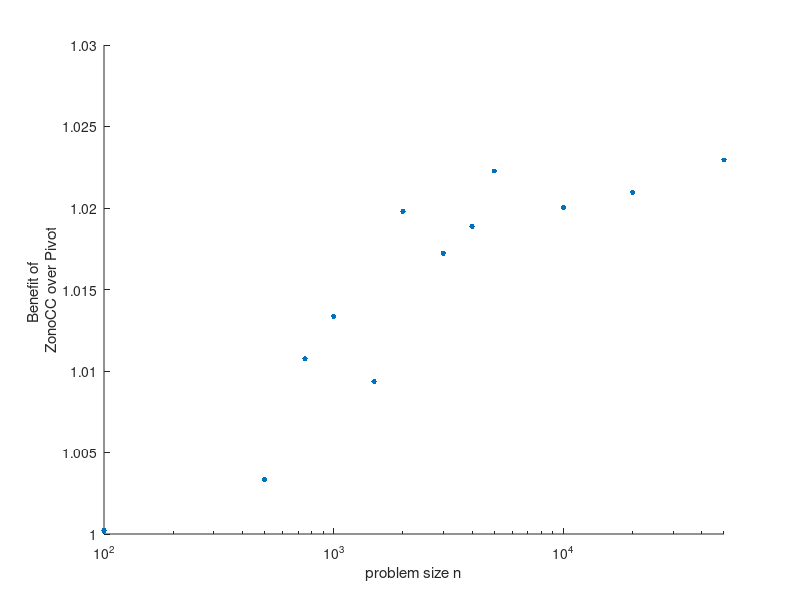
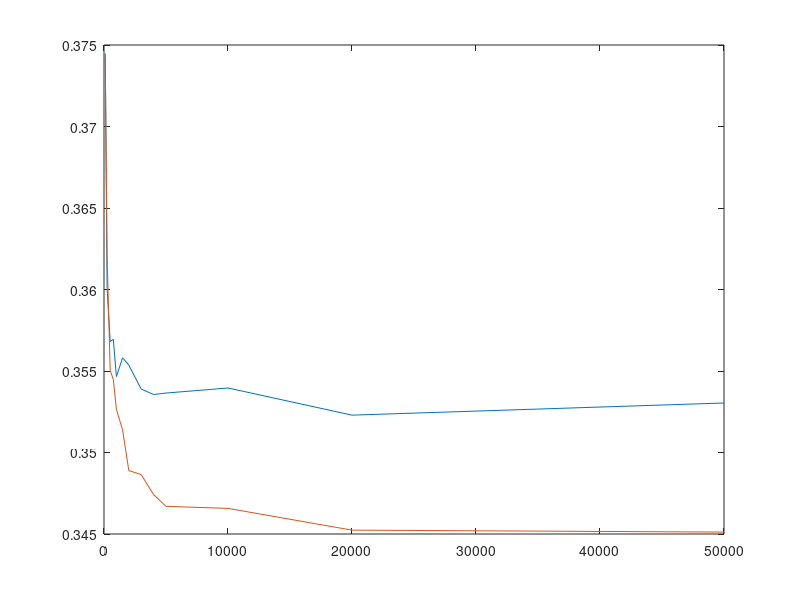
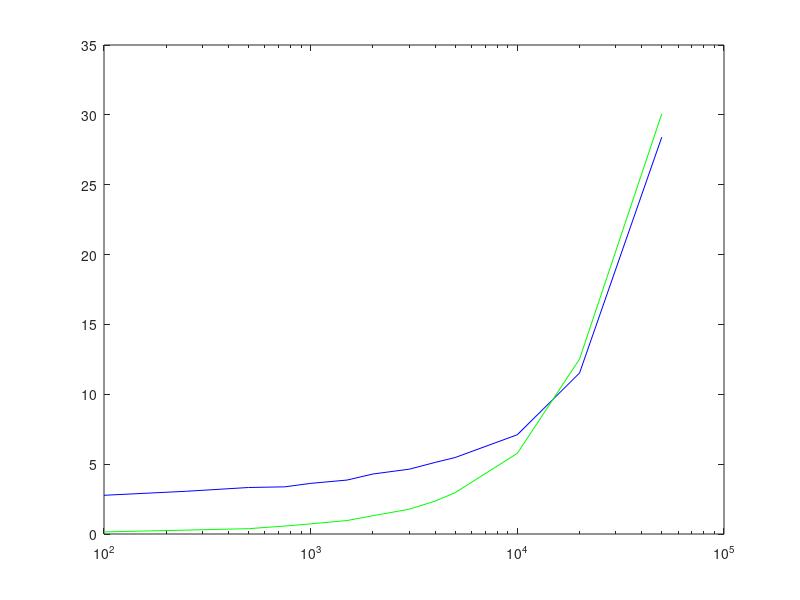

The MATLAB source for these figures, in order: (Note: this script raises an error after producing the figures.)
%% More ZonoVsPivot 
% These are results from running SyntheticZonoVsPivot.m

tPiv = [

    2.8956    2.7709    2.7563
    3.0582    3.0734    3.0200
    3.3609    3.3279    3.1852
    3.3760    3.3577    3.4272
    3.6416    3.5659    3.6250
    4.0573    3.8608    3.8357
    4.1960    4.2942    4.3711
    4.6395    4.6845    4.5693
    5.1234    5.2098    5.0501
    5.4730    5.4684    5.4822
    7.2756    7.1055    6.9583
   11.5230   11.4953   11.5452
   28.2367   28.4061   28.5568];

tZono = [

    0.1659    0.1484    0.1481
    0.2864    0.2369    0.2796
    0.3720    0.4491    0.3806
    0.6138    0.5600    0.5688
    0.7261    0.6621    0.7907
    0.9693    0.9647    0.9591
    1.2793    1.3120    1.3090
    1.7731    1.7663    1.7854
    2.3264    2.3559    2.3861
    2.9557    2.9585    3.0349
    5.7759    5.7177    5.8014
   12.7209   12.3024   12.5187
   28.8301   30.0764   30.2418];

ObjPiv = [0.000006605535353   0.000006196630923   0.000006217899754
   0.000040793702352   0.000038122804621   0.000037321988319
   0.000159497586610   0.000151260168441   0.000144765980734
   0.000339365192286   0.000344043506329   0.000352239345721
   0.000583691980934   0.000574889652616   0.000619632007553
   0.001377173812084   0.001337222752553   0.001381123367240
   0.002369622607341   0.002360337105512   0.002356829712525
   0.005336347689859   0.005388811681693   0.005355079948669
   0.009171877032602   0.009368552308976   0.009427074059315
   0.014845802775593   0.014922492092911   0.014594244703412
   0.059593998820116   0.058348846308917   0.058634914816110
   0.235696004451114   0.235435262614890   0.233713900981653
   1.463407507517277   1.462547217364256   1.461973367407812]*1e+09;


ObjZono = [
   0.000006628150321   0.000006127983423   0.000006219195900
   0.000039852022965   0.000038115151774   0.000037416535931
   0.000160297879619   0.000151767763526   0.000146225685774
   0.000341069021228   0.000347739897033   0.000354680016881
   0.000591486843481   0.000576713510676   0.000625014227896
   0.001392264483303   0.001354084525186   0.001390054084173
   0.002415825227005   0.002407063021741   0.002384596284032
   0.005416654603847   0.005472857813260   0.005447350894530
   0.009358018733417   0.009545429988901   0.009575963525213
   0.015176492603888   0.015193143711695   0.014840232735379
   0.060886220058061   0.059673617604588   0.059809215968271
   0.240373324421559   0.240851279843755   0.238490074220960
   1.498084887643356   1.496110952306988   1.494144493729014]*1e+09;

Avals = [
   0.000017650512397   0.000016363997446   0.000017146198863
   0.000110906072917   0.000105313869488   0.000103914804068
   0.000449258004257   0.000425848253035   0.000408414447865
   0.000956939922821   0.000973850687068   0.000993653413797
   0.001667771471184   0.001630216267386   0.001744523895253
   0.003923121978493   0.003805627043669   0.003901832554314
   0.006791822003583   0.006773559967947   0.006741762444969
   0.015305954819135   0.015456587300824   0.015393978554862
   0.026468166260754   0.026958329168079   0.027134809345231
   0.042868798626405   0.042961251503229   0.042095075949854
   0.171894599906216   0.168589712083358   0.169185496124344
   0.682367035794699   0.682105729141752   0.676965885063858
   4.238562262227327   4.237825408395779   4.239544566696433]*1e+09;

Nvals = [100,250,500,750,1000,1500,2000,3000,4000,5000,10000,20000,50000];
%%

tz = median(tZono,2);
tp = median(tPiv,2);
oz = median(ObjZono,2);
op = median(ObjPiv,2);

figure(1)
plot(Nvals,oz./op,'.','markersize',20)

%%
Oza = ObjZono./Avals;
Opa = ObjPiv./Avals;

oza = median(Oza,2);
opa = median(Opa,2);

figure(2)
plot(Nvals,oza)
hold on
plot(Nvals,opa)

%%
figure(3)
semilogx(Nvals,tp,'b')
hold on
semilogx(Nvals,tz,'g')

%%

figure(1);
clf;
semilogx(Nvals,oz./op,'.','MarkerSize',12);
ylim([1,1.03]);
xlim([min(Nvals),max(Nvals)])
box off;
ylabel({'Benefit of ','ZonoCC over Pivot'});
xlabel('problem size n');
set_figure_size([2.25,1.75]);
print(gcf,sprintf('Syn2ZvPobj.eps'),'-depsc2');
Process_AtendHeader('Syn2ZvPobj.eps','');

%%
%!open Syn2ZvPobj.eps

%% Runtimes
figure(2)
clf;
loglog(Nvals,tp,'.-','LineWidth',1,'markersize',10,'color','b');
hold on
loglog(Nvals,tz,'.-','LineWidth',1,'markersize',10,'color','g');
hold off
xlim([min(Nvals),max(Nvals)]);
set(gca,'XTick',[100,50000])
set(gca,'XTickLabel',[100,50000]);
%set(gca,'YScale','log');
box off;
legend('Pivot','ZonoCC','Location','Northwest');
legend boxoff;

xlabel('problem size n');
ylabel({'Runtime in seconds'});
set_figure_size([2.25,1.75]);
%print(gcf,sprintf('search-cluster-%i',i),'-depsc2');
%print(gcf,sprintf('Syn2ZvPrun.pdf'),'-dpdf');
print(gcf,sprintf('SynZvPrun.eps'),'-depsc2');
Process_AtendHeader('SynZvPrun.eps','');




